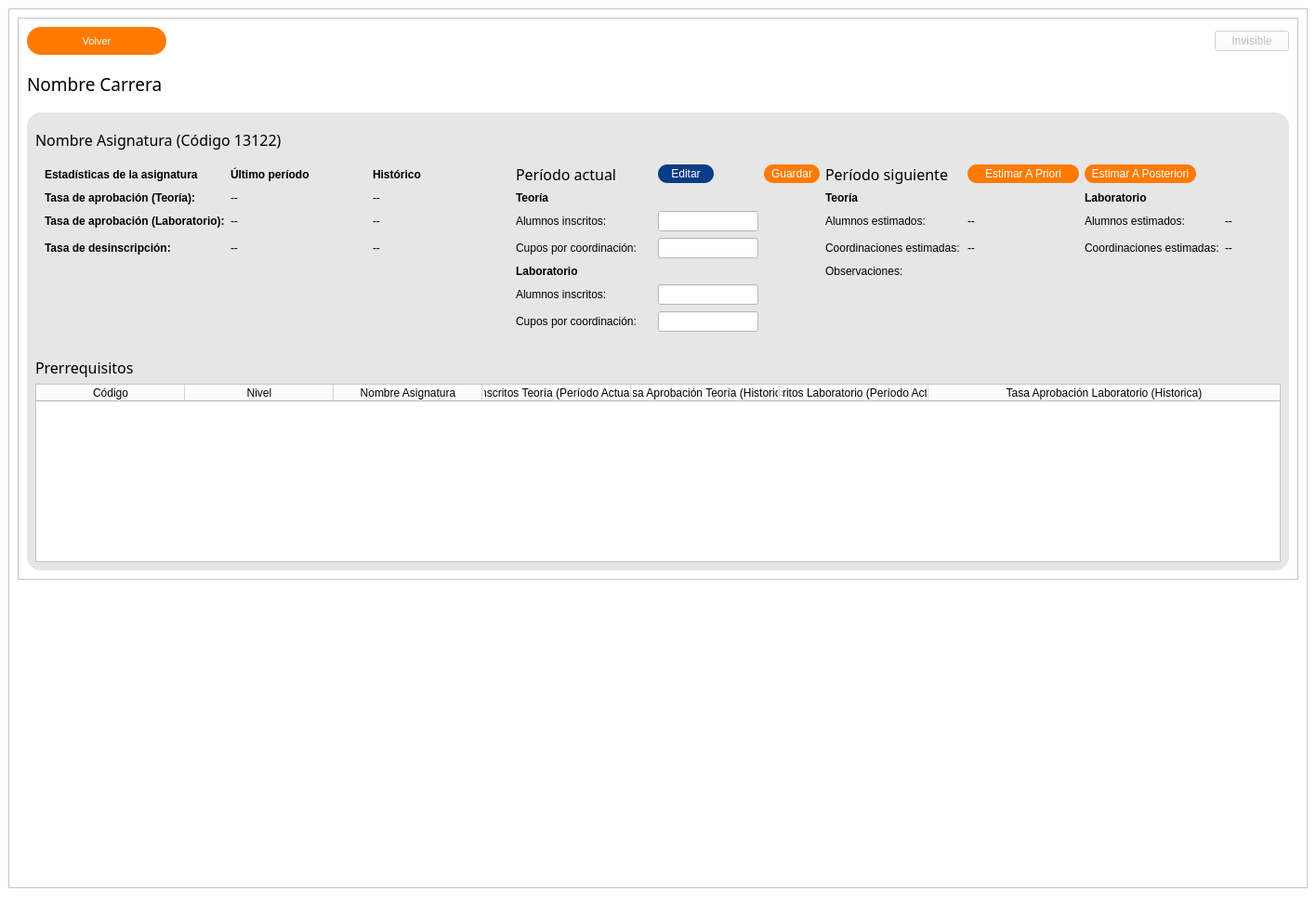
<?xml version="1.0" encoding="UTF-8"?>
<ui version="4.0">
 <class>MainWindow</class>
 <widget class="QMainWindow" name="MainWindow">
  <property name="geometry">
   <rect>
    <x>0</x>
    <y>0</y>
    <width>1416</width>
    <height>987</height>
   </rect>
  </property>
  <property name="windowTitle">
   <string>Malla Plan</string>
  </property>
  <property name="styleSheet">
   <string notr="true">background-color: white;</string>
  </property>
  <widget class="QWidget" name="centralwidget">
   <property name="sizePolicy">
    <sizepolicy hsizetype="Minimum" vsizetype="Preferred">
     <horstretch>0</horstretch>
     <verstretch>0</verstretch>
    </sizepolicy>
   </property>
   <property name="minimumSize">
    <size>
     <width>1366</width>
     <height>0</height>
    </size>
   </property>
   <layout class="QVBoxLayout" name="verticalLayout">
    <item>
     <widget class="QScrollArea" name="scrollArea">
      <property name="sizePolicy">
       <sizepolicy hsizetype="Minimum" vsizetype="Expanding">
        <horstretch>0</horstretch>
        <verstretch>0</verstretch>
       </sizepolicy>
      </property>
      <property name="minimumSize">
       <size>
        <width>1366</width>
        <height>0</height>
       </size>
      </property>
      <property name="tabletTracking">
       <bool>false</bool>
      </property>
      <property name="focusPolicy">
       <enum>Qt::TabFocus</enum>
      </property>
      <property name="widgetResizable">
       <bool>true</bool>
      </property>
      <widget class="QWidget" name="scrollAreaWidgetContents_2">
       <property name="geometry">
        <rect>
         <x>0</x>
         <y>0</y>
         <width>1396</width>
         <height>926</height>
        </rect>
       </property>
       <property name="sizePolicy">
        <sizepolicy hsizetype="Minimum" vsizetype="Preferred">
         <horstretch>0</horstretch>
         <verstretch>0</verstretch>
        </sizepolicy>
       </property>
       <property name="minimumSize">
        <size>
         <width>1366</width>
         <height>0</height>
        </size>
       </property>
       <property name="styleSheet">
        <string notr="true">QFrame &gt; QPushButton {
	background: #E6E6E6;
	height: 60px;
	border-radius: 15px;
}

QFrame &gt; QPushButton:hover {
	background: #083C87;
	color: white;
}

QFrame &gt; QPushButton:pressed {
	background: #E6E6E6;
	color: white;
}</string>
       </property>
       <layout class="QVBoxLayout" name="verticalLayout_6">
        <item>
         <widget class="QFrame" name="frame">
          <property name="sizePolicy">
           <sizepolicy hsizetype="Minimum" vsizetype="Preferred">
            <horstretch>0</horstretch>
            <verstretch>0</verstretch>
           </sizepolicy>
          </property>
          <property name="minimumSize">
           <size>
            <width>1366</width>
            <height>0</height>
           </size>
          </property>
          <property name="styleSheet">
           <string notr="true">QFrame &gt; QPushButton {
	background: #E6E6E6;
	height: 60px;
	border-radius: 15px;
}

QFrame &gt; QPushButton:hover {
	background: #083C87;
	color: white;
}

QFrame &gt; QPushButton:pressed {
	background: #E6E6E6;
	color: white;
}</string>
          </property>
          <property name="frameShape">
           <enum>QFrame::StyledPanel</enum>
          </property>
          <property name="frameShadow">
           <enum>QFrame::Raised</enum>
          </property>
          <layout class="QVBoxLayout" name="verticalLayout_2">
           <property name="sizeConstraint">
            <enum>QLayout::SetDefaultConstraint</enum>
           </property>
           <item>
            <layout class="QHBoxLayout" name="horizontalLayout_5">
             <property name="sizeConstraint">
              <enum>QLayout::SetFixedSize</enum>
             </property>
             <item alignment="Qt::AlignLeft|Qt::AlignTop">
              <widget class="QPushButton" name="button_volver">
               <property name="minimumSize">
                <size>
                 <width>150</width>
                 <height>30</height>
                </size>
               </property>
               <property name="maximumSize">
                <size>
                 <width>150</width>
                 <height>30</height>
                </size>
               </property>
               <property name="font">
                <font>
                 <pointsize>8</pointsize>
                </font>
               </property>
               <property name="styleSheet">
                <string notr="true">.QPushButton {
	color: white;
	background: #FF7A00;
	border-radius: 15px;
}

.QPushButton:hover {
	background: #083C87;
}

.QPushButton:pressed {
	background: #E6E6E6;
}</string>
               </property>
               <property name="text">
                <string>Volver</string>
               </property>
              </widget>
             </item>
             <item>
              <spacer name="horizontalSpacer">
               <property name="orientation">
                <enum>Qt::Horizontal</enum>
               </property>
               <property name="sizeType">
                <enum>QSizePolicy::MinimumExpanding</enum>
               </property>
               <property name="sizeHint" stdset="0">
                <size>
                 <width>40</width>
                 <height>1</height>
                </size>
               </property>
              </spacer>
             </item>
             <item>
              <widget class="QPushButton" name="button_invisible">
               <property name="enabled">
                <bool>false</bool>
               </property>
               <property name="focusPolicy">
                <enum>Qt::NoFocus</enum>
               </property>
               <property name="text">
                <string>Invisible</string>
               </property>
              </widget>
             </item>
            </layout>
           </item>
           <item alignment="Qt::AlignTop">
            <widget class="QLabel" name="label_nombre_carrera">
             <property name="minimumSize">
              <size>
               <width>0</width>
               <height>50</height>
              </size>
             </property>
             <property name="font">
              <font>
               <family>Arial Rounded MT Bold</family>
               <pointsize>14</pointsize>
              </font>
             </property>
             <property name="text">
              <string>Nombre Carrera</string>
             </property>
            </widget>
           </item>
           <item>
            <layout class="QGridLayout" name="Malla" rowstretch="0">
             <property name="sizeConstraint">
              <enum>QLayout::SetDefaultConstraint</enum>
             </property>
             <property name="horizontalSpacing">
              <number>5</number>
             </property>
             <property name="verticalSpacing">
              <number>8</number>
             </property>
            </layout>
           </item>
           <item>
            <widget class="QFrame" name="frame_2">
             <property name="sizePolicy">
              <sizepolicy hsizetype="Minimum" vsizetype="Fixed">
               <horstretch>0</horstretch>
               <verstretch>0</verstretch>
              </sizepolicy>
             </property>
             <property name="minimumSize">
              <size>
               <width>0</width>
               <height>0</height>
              </size>
             </property>
             <property name="styleSheet">
              <string notr="true">.QFrame, .QLabel {
	background: #E6E6E6;
	border-radius: 15px;
}

.QPushButton {
	color: white;
	background: #FF7A00;
	border-radius: 10px;
}

.QPushButton:hover {
	background: #083C87;
}

.QPushButton:pressed {
	background: #E6E6E6;
}</string>
             </property>
             <property name="frameShape">
              <enum>QFrame::StyledPanel</enum>
             </property>
             <property name="frameShadow">
              <enum>QFrame::Raised</enum>
             </property>
             <layout class="QHBoxLayout" name="horizontalLayout_6">
              <item>
               <layout class="QVBoxLayout" name="verticalLayout_3">
                <property name="sizeConstraint">
                 <enum>QLayout::SetDefaultConstraint</enum>
                </property>
                <item>
                 <widget class="QLabel" name="label_nombre_codigo">
                  <property name="minimumSize">
                   <size>
                    <width>0</width>
                    <height>40</height>
                   </size>
                  </property>
                  <property name="font">
                   <font>
                    <family>Arial Rounded MT Bold</family>
                    <pointsize>12</pointsize>
                    <weight>50</weight>
                    <bold>false</bold>
                   </font>
                  </property>
                  <property name="text">
                   <string>Nombre Asignatura (Código 13122)</string>
                  </property>
                 </widget>
                </item>
                <item>
                 <layout class="QGridLayout" name="gridLayout">
                  <property name="leftMargin">
                   <number>10</number>
                  </property>
                  <property name="rightMargin">
                   <number>10</number>
                  </property>
                  <property name="bottomMargin">
                   <number>0</number>
                  </property>
                  <property name="verticalSpacing">
                   <number>7</number>
                  </property>
                  <item row="5" column="8">
                   <widget class="QLabel" name="label_ps_lce">
                    <property name="maximumSize">
                     <size>
                      <width>150</width>
                      <height>16777215</height>
                     </size>
                    </property>
                    <property name="text">
                     <string>Coordinaciones estimadas:</string>
                    </property>
                   </widget>
                  </item>
                  <item row="7" column="3">
                   <widget class="QLabel" name="label_laboratorio_pa">
                    <property name="font">
                     <font>
                      <weight>75</weight>
                      <italic>false</italic>
                      <bold>true</bold>
                     </font>
                    </property>
                    <property name="text">
                     <string>Laboratorio</string>
                    </property>
                   </widget>
                  </item>
                  <item row="8" column="3">
                   <widget class="QLabel" name="label_pa_lai">
                    <property name="text">
                     <string>Alumnos inscritos:</string>
                    </property>
                   </widget>
                  </item>
                  <item row="0" column="3">
                   <widget class="QLabel" name="label_periodo_actual">
                    <property name="font">
                     <font>
                      <family>Arial Rounded MT Bold</family>
                      <pointsize>12</pointsize>
                     </font>
                    </property>
                    <property name="text">
                     <string>Período actual</string>
                    </property>
                   </widget>
                  </item>
                  <item row="3" column="6">
                   <widget class="QLabel" name="label_ps_tai">
                    <property name="text">
                     <string>Alumnos estimados:</string>
                    </property>
                   </widget>
                  </item>
                  <item row="3" column="3">
                   <widget class="QLabel" name="label_pa_tai">
                    <property name="text">
                     <string>Alumnos inscritos:</string>
                    </property>
                   </widget>
                  </item>
                  <item row="3" column="1">
                   <widget class="QLabel" name="value_talup">
                    <property name="text">
                     <string>--</string>
                    </property>
                   </widget>
                  </item>
                  <item row="3" column="0">
                   <widget class="QLabel" name="label_tal">
                    <property name="font">
                     <font>
                      <weight>75</weight>
                      <bold>true</bold>
                     </font>
                    </property>
                    <property name="text">
                     <string>Tasa de aprobación (Laboratorio):</string>
                    </property>
                   </widget>
                  </item>
                  <item row="0" column="6">
                   <widget class="QLabel" name="label_periodo_siguiente">
                    <property name="font">
                     <font>
                      <family>Arial Rounded MT Bold</family>
                      <pointsize>12</pointsize>
                     </font>
                    </property>
                    <property name="text">
                     <string>Período siguiente</string>
                    </property>
                   </widget>
                  </item>
                  <item row="5" column="2">
                   <widget class="QLabel" name="value_tddh">
                    <property name="text">
                     <string>--</string>
                    </property>
                   </widget>
                  </item>
                  <item row="0" column="2">
                   <widget class="QLabel" name="label_historico">
                    <property name="maximumSize">
                     <size>
                      <width>150</width>
                      <height>16777215</height>
                     </size>
                    </property>
                    <property name="font">
                     <font>
                      <weight>75</weight>
                      <bold>true</bold>
                     </font>
                    </property>
                    <property name="text">
                     <string>Histórico</string>
                    </property>
                   </widget>
                  </item>
                  <item row="5" column="6">
                   <widget class="QLabel" name="label_ps_tce">
                    <property name="text">
                     <string>Coordinaciones estimadas:</string>
                    </property>
                   </widget>
                  </item>
                  <item row="5" column="4">
                   <widget class="QLineEdit" name="input_cuposTeoria">
                    <property name="enabled">
                     <bool>false</bool>
                    </property>
                    <property name="sizePolicy">
                     <sizepolicy hsizetype="Fixed" vsizetype="Fixed">
                      <horstretch>0</horstretch>
                      <verstretch>0</verstretch>
                     </sizepolicy>
                    </property>
                   </widget>
                  </item>
                  <item row="8" column="6" rowspan="5" colspan="4">
                   <widget class="QLabel" name="label_observaciones">
                    <property name="text">
                     <string/>
                    </property>
                   </widget>
                  </item>
                  <item row="9" column="3">
                   <widget class="QLabel" name="label_ps_lcpc">
                    <property name="text">
                     <string>Cupos por coordinación:</string>
                    </property>
                   </widget>
                  </item>
                  <item row="0" column="1">
                   <widget class="QLabel" name="label_up">
                    <property name="maximumSize">
                     <size>
                      <width>150</width>
                      <height>16777215</height>
                     </size>
                    </property>
                    <property name="font">
                     <font>
                      <weight>75</weight>
                      <bold>true</bold>
                     </font>
                    </property>
                    <property name="text">
                     <string>Último período</string>
                    </property>
                   </widget>
                  </item>
                  <item row="5" column="1">
                   <widget class="QLabel" name="value_tddup">
                    <property name="text">
                     <string>--</string>
                    </property>
                   </widget>
                  </item>
                  <item row="3" column="2">
                   <widget class="QLabel" name="value_talh">
                    <property name="text">
                     <string>--</string>
                    </property>
                   </widget>
                  </item>
                  <item row="5" column="3">
                   <widget class="QLabel" name="label_ps_tcpc">
                    <property name="text">
                     <string>Cupos por coordinación:</string>
                    </property>
                   </widget>
                  </item>
                  <item row="3" column="9">
                   <widget class="QLabel" name="value_ps_lai">
                    <property name="text">
                     <string>--</string>
                    </property>
                   </widget>
                  </item>
                  <item row="3" column="8">
                   <widget class="QLabel" name="label_ps_lai">
                    <property name="text">
                     <string>Alumnos estimados:</string>
                    </property>
                   </widget>
                  </item>
                  <item row="9" column="4">
                   <widget class="QLineEdit" name="input_cuposLaboratorio">
                    <property name="enabled">
                     <bool>false</bool>
                    </property>
                    <property name="sizePolicy">
                     <sizepolicy hsizetype="Fixed" vsizetype="Fixed">
                      <horstretch>0</horstretch>
                      <verstretch>0</verstretch>
                     </sizepolicy>
                    </property>
                   </widget>
                  </item>
                  <item row="5" column="7">
                   <widget class="QLabel" name="value_ps_tci">
                    <property name="text">
                     <string>--</string>
                    </property>
                   </widget>
                  </item>
                  <item row="7" column="6">
                   <widget class="QLabel" name="label">
                    <property name="text">
                     <string>Observaciones:</string>
                    </property>
                   </widget>
                  </item>
                  <item row="3" column="4">
                   <widget class="QLineEdit" name="input_inscritosTeoria">
                    <property name="enabled">
                     <bool>false</bool>
                    </property>
                    <property name="sizePolicy">
                     <sizepolicy hsizetype="Fixed" vsizetype="Fixed">
                      <horstretch>0</horstretch>
                      <verstretch>0</verstretch>
                     </sizepolicy>
                    </property>
                   </widget>
                  </item>
                  <item row="5" column="9">
                   <widget class="QLabel" name="value_ps_lcpc">
                    <property name="minimumSize">
                     <size>
                      <width>30</width>
                      <height>0</height>
                     </size>
                    </property>
                    <property name="maximumSize">
                     <size>
                      <width>50</width>
                      <height>16777215</height>
                     </size>
                    </property>
                    <property name="text">
                     <string>--</string>
                    </property>
                   </widget>
                  </item>
                  <item row="8" column="4">
                   <widget class="QLineEdit" name="input_inscritosLaboratorio">
                    <property name="enabled">
                     <bool>false</bool>
                    </property>
                    <property name="sizePolicy">
                     <sizepolicy hsizetype="Fixed" vsizetype="Fixed">
                      <horstretch>0</horstretch>
                      <verstretch>0</verstretch>
                     </sizepolicy>
                    </property>
                   </widget>
                  </item>
                  <item row="5" column="0">
                   <widget class="QLabel" name="label_tdd">
                    <property name="font">
                     <font>
                      <weight>75</weight>
                      <bold>true</bold>
                     </font>
                    </property>
                    <property name="text">
                     <string>Tasa de desinscripción:</string>
                    </property>
                   </widget>
                  </item>
                  <item row="0" column="0">
                   <widget class="QLabel" name="label_estadisticas">
                    <property name="maximumSize">
                     <size>
                      <width>300</width>
                      <height>16777215</height>
                     </size>
                    </property>
                    <property name="font">
                     <font>
                      <weight>75</weight>
                      <bold>true</bold>
                     </font>
                    </property>
                    <property name="text">
                     <string>Estadísticas de la asignatura</string>
                    </property>
                   </widget>
                  </item>
                  <item row="3" column="7">
                   <widget class="QLabel" name="value_ps_tai">
                    <property name="text">
                     <string>--</string>
                    </property>
                   </widget>
                  </item>
                  <item row="2" column="3">
                   <widget class="QLabel" name="label_teoria_pa">
                    <property name="font">
                     <font>
                      <weight>75</weight>
                      <bold>true</bold>
                     </font>
                    </property>
                    <property name="text">
                     <string>Teoría</string>
                    </property>
                   </widget>
                  </item>
                  <item row="2" column="1">
                   <widget class="QLabel" name="value_tatup">
                    <property name="text">
                     <string>--</string>
                    </property>
                   </widget>
                  </item>
                  <item row="2" column="0">
                   <widget class="QLabel" name="label_tat">
                    <property name="font">
                     <font>
                      <weight>75</weight>
                      <bold>true</bold>
                     </font>
                    </property>
                    <property name="text">
                     <string>Tasa de aprobación (Teoría):</string>
                    </property>
                   </widget>
                  </item>
                  <item row="2" column="8">
                   <widget class="QLabel" name="label_laboratorio_ps">
                    <property name="font">
                     <font>
                      <weight>75</weight>
                      <italic>false</italic>
                      <bold>true</bold>
                     </font>
                    </property>
                    <property name="text">
                     <string>Laboratorio</string>
                    </property>
                   </widget>
                  </item>
                  <item row="2" column="6">
                   <widget class="QLabel" name="label_teoria_ps">
                    <property name="font">
                     <font>
                      <weight>75</weight>
                      <italic>false</italic>
                      <bold>true</bold>
                     </font>
                    </property>
                    <property name="text">
                     <string>Teoría</string>
                    </property>
                   </widget>
                  </item>
                  <item row="0" column="5">
                   <widget class="QPushButton" name="button_guardar">
                    <property name="sizePolicy">
                     <sizepolicy hsizetype="Fixed" vsizetype="Fixed">
                      <horstretch>0</horstretch>
                      <verstretch>0</verstretch>
                     </sizepolicy>
                    </property>
                    <property name="minimumSize">
                     <size>
                      <width>60</width>
                      <height>20</height>
                     </size>
                    </property>
                    <property name="maximumSize">
                     <size>
                      <width>60</width>
                      <height>20</height>
                     </size>
                    </property>
                    <property name="text">
                     <string>Guardar</string>
                    </property>
                   </widget>
                  </item>
                  <item row="0" column="4">
                   <widget class="QPushButton" name="button_editar_pa">
                    <property name="sizePolicy">
                     <sizepolicy hsizetype="Fixed" vsizetype="Fixed">
                      <horstretch>0</horstretch>
                      <verstretch>0</verstretch>
                     </sizepolicy>
                    </property>
                    <property name="minimumSize">
                     <size>
                      <width>60</width>
                      <height>20</height>
                     </size>
                    </property>
                    <property name="maximumSize">
                     <size>
                      <width>60</width>
                      <height>20</height>
                     </size>
                    </property>
                    <property name="styleSheet">
                     <string notr="true">.QPushButton {
	color: white;
	background: #083C87;
}

.QPushButton:hover {
	background: #FF7A00;
}

.QPushButton:pressed {
	background: #E6E6E6;
}</string>
                    </property>
                    <property name="text">
                     <string>Editar</string>
                    </property>
                    <property name="flat">
                     <bool>true</bool>
                    </property>
                   </widget>
                  </item>
                  <item row="0" column="7">
                   <widget class="QPushButton" name="button_estimar_1">
                    <property name="sizePolicy">
                     <sizepolicy hsizetype="Fixed" vsizetype="Fixed">
                      <horstretch>0</horstretch>
                      <verstretch>0</verstretch>
                     </sizepolicy>
                    </property>
                    <property name="minimumSize">
                     <size>
                      <width>80</width>
                      <height>20</height>
                     </size>
                    </property>
                    <property name="maximumSize">
                     <size>
                      <width>120</width>
                      <height>20</height>
                     </size>
                    </property>
                    <property name="text">
                     <string>Estimar A Priori</string>
                    </property>
                   </widget>
                  </item>
                  <item row="0" column="8">
                   <widget class="QPushButton" name="button_estimar_2">
                    <property name="sizePolicy">
                     <sizepolicy hsizetype="Fixed" vsizetype="Fixed">
                      <horstretch>0</horstretch>
                      <verstretch>0</verstretch>
                     </sizepolicy>
                    </property>
                    <property name="minimumSize">
                     <size>
                      <width>120</width>
                      <height>20</height>
                     </size>
                    </property>
                    <property name="maximumSize">
                     <size>
                      <width>120</width>
                      <height>20</height>
                     </size>
                    </property>
                    <property name="styleSheet">
                     <string notr="true"/>
                    </property>
                    <property name="text">
                     <string>Estimar A Posteriori</string>
                    </property>
                   </widget>
                  </item>
                  <item row="2" column="2">
                   <widget class="QLabel" name="value_tath">
                    <property name="text">
                     <string>--</string>
                    </property>
                   </widget>
                  </item>
                  <item row="2" column="5">
                   <widget class="QLabel" name="label_2">
                    <property name="text">
                     <string/>
                    </property>
                   </widget>
                  </item>
                 </layout>
                </item>
                <item>
                 <widget class="QLabel" name="label_prerrequisitos">
                  <property name="font">
                   <font>
                    <family>Arial Rounded MT Bold</family>
                    <pointsize>12</pointsize>
                   </font>
                  </property>
                  <property name="text">
                   <string>Prerrequisitos</string>
                  </property>
                 </widget>
                </item>
                <item alignment="Qt::AlignTop">
                 <widget class="QTableWidget" name="table_prerrequisitos">
                  <property name="sizePolicy">
                   <sizepolicy hsizetype="Minimum" vsizetype="Minimum">
                    <horstretch>0</horstretch>
                    <verstretch>0</verstretch>
                   </sizepolicy>
                  </property>
                  <property name="minimumSize">
                   <size>
                    <width>400</width>
                    <height>50</height>
                   </size>
                  </property>
                  <property name="maximumSize">
                   <size>
                    <width>16777215</width>
                    <height>16777215</height>
                   </size>
                  </property>
                  <property name="baseSize">
                   <size>
                    <width>0</width>
                    <height>0</height>
                   </size>
                  </property>
                  <property name="focusPolicy">
                   <enum>Qt::NoFocus</enum>
                  </property>
                  <property name="editTriggers">
                   <set>QAbstractItemView::NoEditTriggers</set>
                  </property>
                  <property name="alternatingRowColors">
                   <bool>false</bool>
                  </property>
                  <attribute name="horizontalHeaderDefaultSectionSize">
                   <number>160</number>
                  </attribute>
                  <attribute name="horizontalHeaderMinimumSectionSize">
                   <number>120</number>
                  </attribute>
                  <attribute name="horizontalHeaderStretchLastSection">
                   <bool>true</bool>
                  </attribute>
                  <attribute name="verticalHeaderVisible">
                   <bool>false</bool>
                  </attribute>
                  <attribute name="verticalHeaderCascadingSectionResizes">
                   <bool>false</bool>
                  </attribute>
                  <attribute name="verticalHeaderStretchLastSection">
                   <bool>false</bool>
                  </attribute>
                  <column>
                   <property name="text">
                    <string>Código</string>
                   </property>
                  </column>
                  <column>
                   <property name="text">
                    <string>Nivel</string>
                   </property>
                  </column>
                  <column>
                   <property name="text">
                    <string>Nombre Asignatura</string>
                   </property>
                  </column>
                  <column>
                   <property name="text">
                    <string>Inscritos Teoría (Período Actual)</string>
                   </property>
                  </column>
                  <column>
                   <property name="text">
                    <string>Tasa Aprobación Teoría (Historica)</string>
                   </property>
                  </column>
                  <column>
                   <property name="text">
                    <string>Inscritos Laboratorio (Período Actual)</string>
                   </property>
                  </column>
                  <column>
                   <property name="text">
                    <string>Tasa Aprobación Laboratorio (Historica)</string>
                   </property>
                  </column>
                 </widget>
                </item>
               </layout>
              </item>
             </layout>
            </widget>
           </item>
          </layout>
         </widget>
        </item>
        <item>
         <spacer name="verticalSpacer_3">
          <property name="orientation">
           <enum>Qt::Vertical</enum>
          </property>
          <property name="sizeHint" stdset="0">
           <size>
            <width>20</width>
            <height>40</height>
           </size>
          </property>
         </spacer>
        </item>
       </layout>
      </widget>
     </widget>
    </item>
   </layout>
  </widget>
  <widget class="QMenuBar" name="menubar">
   <property name="geometry">
    <rect>
     <x>0</x>
     <y>0</y>
     <width>1416</width>
     <height>21</height>
    </rect>
   </property>
  </widget>
  <widget class="QStatusBar" name="statusbar"/>
 </widget>
 <tabstops>
  <tabstop>scrollArea</tabstop>
  <tabstop>button_volver</tabstop>
 </tabstops>
 <resources/>
 <connections/>
</ui>
